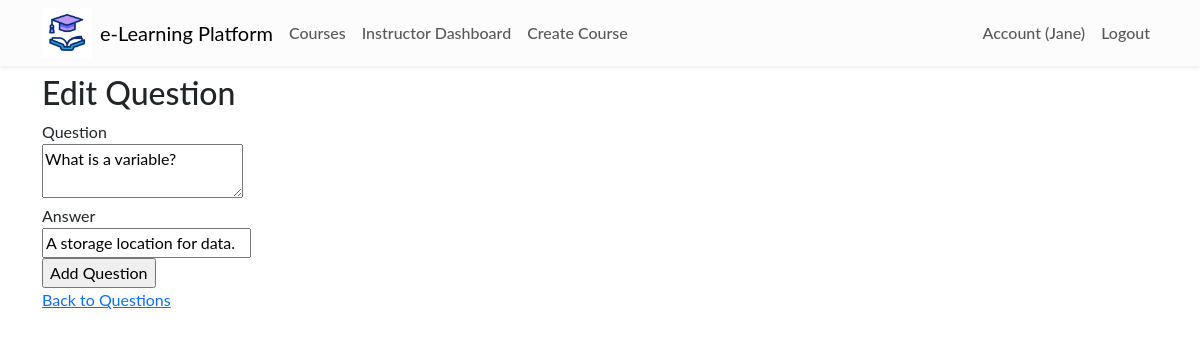
Screenshot of /courses/question/1/edit (signed in) with the database file from the repository.
### app/models.py (models this page shows, shortened)
class User(db.Model, UserMixin):
    id = db.Column(db.Integer, primary_key=True)
    name = db.Column(db.String(50), nullable=False)
    email = db.Column(db.String(120), unique=True, nullable=False)
    role = db.Column(db.String(10))  # 'student' or 'instructor'
    password_hash = db.Column(db.String(128), nullable=False)
    created_at = db.Column(db.DateTime, default=datetime.utcnow)
    lesson_completions = db.relationship('LessonCompletion', back_populates='student', cascade="all, delete-orphan")

class Question(db.Model):
    id = db.Column(db.Integer, primary_key=True)
    question_text = db.Column(db.Text, nullable=False)
    answer = db.Column(db.String(100), nullable=False)
    quiz_id = db.Column(db.Integer, db.ForeignKey('quiz.id'), nullable=False)
    quiz = db.relationship('Quiz', backref='questions', lazy=True)

### app/routes/course.py (the view)
@bp.route('/question/<int:question_id>/edit', methods=['GET', 'POST'])
@login_required
def edit_question(question_id):
    question = Question.query.get_or_404(question_id)
    quiz = question.quiz
    course = quiz.course
    if current_user.role != 'instructor' or course.teacher_id != current_user.id:
        flash('Only instructors can edit questions.', 'danger')
        return redirect(url_for('main.index'))
    form = QuestionForm(obj=question)
    if form.validate_on_submit():
        question.question_text = form.question_text.data
        question.answer = form.answer.data
        db.session.commit()
        flash('Question updated successfully!', 'success')
        return redirect(url_for('course.view_questions', quiz_id=quiz.id))
    return render_template('course/edit_question.html', form=form, question=question)

### app/routes/course.py
class QuestionForm(FlaskForm):
    question_text = TextAreaField('Question', validators=[DataRequired()])
    answer = StringField('Answer', validators=[DataRequired()])
    submit = SubmitField('Add Question')

### app/__init__.py (called while the page is built)
def create_app(config_class='config.Config'):
    app = Flask(__name__)
    app.config.from_object(config_class)
    db.init_app(app)
    migrate.init_app(app, db)
    login_manager.init_app(app)
    login_manager.login_view = 'auth.login'
    mail.init_app(app)
    from .models import User
    @login_manager.user_loader
    def load_user(user_id):
        return User.query.get(int(user_id))
    from .routes.main import bp as main_bp
    from .routes.auth import bp as auth_bp
    from .routes.course import bp as course_bp
    from .routes.admin import bp as admin_bp
    from .routes.payment import bp as payment_bp
    app.register_blueprint(main_bp)
    app.register_blueprint(auth_bp)
    app.register_blueprint(course_bp)
    app.register_blueprint(admin_bp)
    app.register_blueprint(payment_bp)
    return app

### app/templates/course/edit_question.html (shortened to what this page needs)
{% extends 'layout.html' %}
{% block content %}
<h2>Edit Question</h2>
<form method="POST">
    <div>
        {{ form.question_text.label }}<br>
        {{ form.question_text() }}
    </div>
    <div>
        {{ form.answer.label }}<br>
        {{ form.answer() }}
    </div>
    <div>
        {{ form.submit() }}
    </div>
</form>
<a href="{{ url_for('course.view_questions', quiz_id=question.quiz.id) }}">Back to Questions</a>
{% endblock %}

### app/templates/layout.html (shortened to what this page needs)
<!DOCTYPE html>
<html lang="en">
<head>
  <link href="https://cdn.jsdelivr.net/npm/bootstrap@5.3.3/dist/css/bootstrap.min.css" rel="stylesheet"
 />
    <link rel="stylesheet" href="https://cdnjs.cloudflare.com/ajax/libs/font-awesome/6.0.0-beta3/css/all.min.css">
  <link rel="stylesheet" href="{{ url_for('static', filename='css/main.css') }}" />
</head>
<body>
  <nav class="navbar navbar-expand-lg navbar-light bg-light-subtle shadow-sm sticky-top">
    <div class="container ">
      <img width="50px" src="{{ url_for('static', filename='/img/icone.gif') }}" alt="">
      <a class="navbar-brand mx-2" href="{{ url_for('main.index') }}">e-Learning Platform</a>
      <div class="collapse navbar-collapse" id="navbarNav">
        <ul class="navbar-nav me-auto mb-2 mb-lg-0">
          <li class="nav-item">
            <a class="nav-link" href="{{ url_for('course.list_courses') }}">Courses</a>
          </li>
          {% if current_user.is_authenticated %}
          {% if current_user.role == 'instructor' %}
          <li class="nav-item">
            <a class="nav-link" href="{{ url_for('course.instructor_dashboard') }}">Instructor Dashboard</a>
          </li>
          <li class="nav-item">
            <a class="nav-link" href="{{ url_for('course.create_course') }}">Create Course</a>
          </li>
          {% elif current_user.role == 'student' %}
          <li class="nav-item">
            <a class="nav-link" href="{{ url_for('course.student_dashboard') }}">Student Dashboard</a>
          </li>
          {% elif current_user.role == 'admin' %}
          <li class="nav-item">
            <a class="nav-link" href="{{ url_for('admin.admin') }}">Admin Dashboard</a>
          </li>
          <li><a class="nav-link" href="{{ url_for('admin.manage_users') }}">Manage Users</a></li>
          <li><a class="nav-link" href="{{ url_for('course.add_category') }}">Manage Category</a></li>
          {% endif %}
          {% endif %}
        </ul>
        <ul class="navbar-nav ms-auto">
          {% if current_user.is_authenticated %}
          <li class="nav-item">
            <a class="nav-link" href="{{ url_for('auth.account') }}">Account ({{ current_user.name }})</a>
          </li>
          <li class="nav-item">
            <a class="nav-link" href="{{ url_for('auth.logout') }}">Logout</a>
          </li>
          {% endif %}
        </ul>
      </div>
    </div>
  </nav>
  <div class="container mt-2">{% include 'flash_msg.html' %} {% block content %}{% endblock %}</div>
</body>
</html>

### app/static/css/main.css (style rules this page uses)
:root { --vert: #7b9b2b; --roze: #fc83cd33; --blue: #0b76b488; }
* { font-family: 'Lato', sans-serif; }
.nav-link { font-weight: 500; position: relative; border: none; }
@media (min-width: 768px) { .nav-link { font-size: 1rem; } }
@media (min-width: 768px) { .nav-link::before { content: ''; position: absolute; bottom: 0; left: 50%; transform: translatex(-50%); width: 0%; height: 2px; background-color: var(--blue); visibility: hidden; transition: 0.3s ease-in-out; } }

### rows the page displays
User: name "Jane"
Question: question_text "What is a variable?", answer "A storage location for data."
